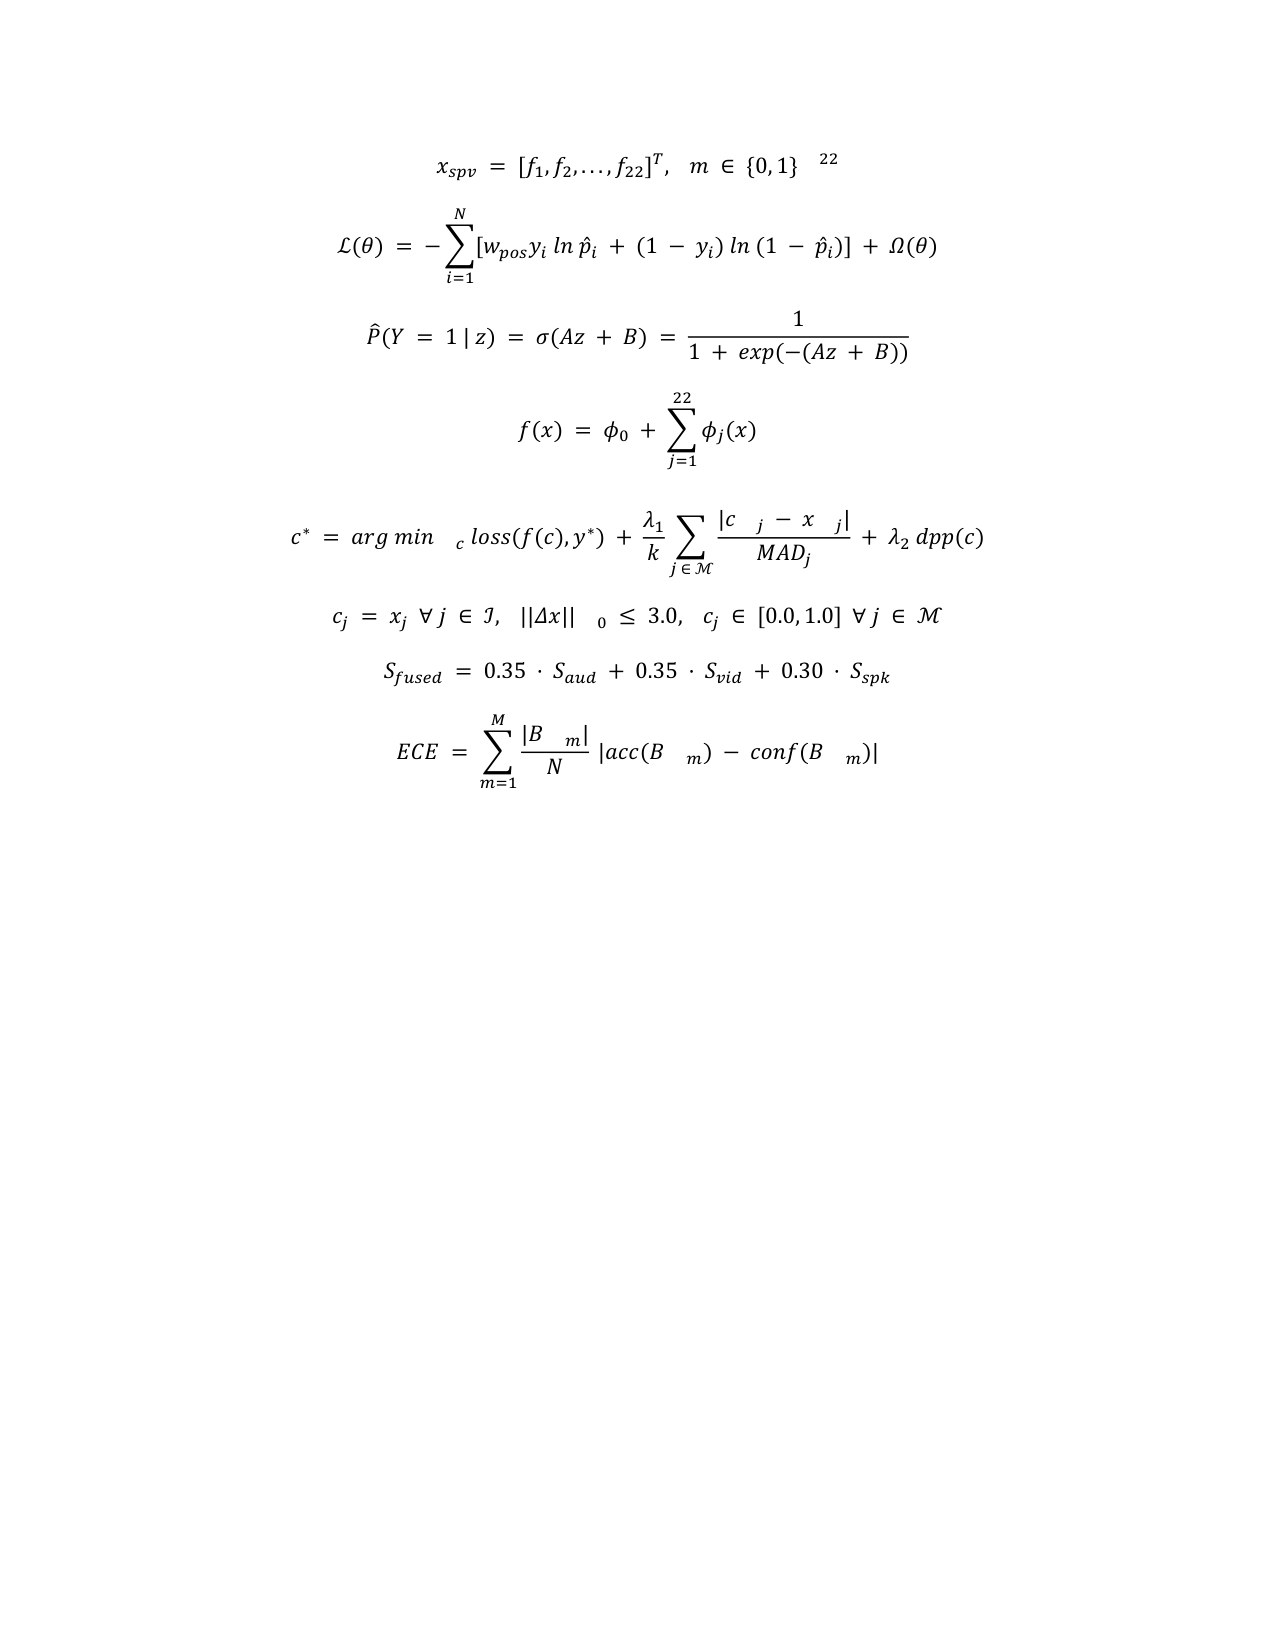

Write Python code to recreate this figure.
import os
import docx
from docx.oxml import parse_xml

doc = docx.Document()

eqs = [
    # Eq 1
    ("""<m:oMathPara xmlns:m="http://schemas.openxmlformats.org/officeDocument/2006/math">
      <m:oMath>
        <m:sSub><m:e><m:r><m:t>x</m:t></m:r></m:e><m:sub><m:r><m:t>spv</m:t></m:r></m:sub></m:sSub>
        <m:r><m:t> = [</m:t></m:r>
        <m:sSub><m:e><m:r><m:t>f</m:t></m:r></m:e><m:sub><m:r><m:t>1</m:t></m:r></m:sub></m:sSub><m:r><m:t>, </m:t></m:r>
        <m:sSub><m:e><m:r><m:t>f</m:t></m:r></m:e><m:sub><m:r><m:t>2</m:t></m:r></m:sub></m:sSub><m:r><m:t>, ..., </m:t></m:r>
        <m:sSub><m:e><m:r><m:t>f</m:t></m:r></m:e><m:sub><m:r><m:t>22</m:t></m:r></m:sub></m:sSub>
        <m:sSup><m:e><m:r><m:t>]</m:t></m:r></m:e><m:sup><m:r><m:t>T</m:t></m:r></m:sup></m:sSup>
        <m:r><m:t>,    m &#8712; {0, 1}</m:t></m:r>
        <m:sSup><m:e><m:r><m:t></m:t></m:r></m:e><m:sup><m:r><m:t>22</m:t></m:r></m:sup></m:sSup>
      </m:oMath>
    </m:oMathPara>""", 1),

    # Eq 2
    ("""<m:oMathPara xmlns:m="http://schemas.openxmlformats.org/officeDocument/2006/math">
      <m:oMath>
        <m:r><m:t>&#8466;(&#952;) = -</m:t></m:r>
        <m:nary>
          <m:naryPr><m:chr m:val="&#8721;"/><m:limLoc m:val="undOvr"/></m:naryPr>
          <m:sub><m:r><m:t>i=1</m:t></m:r></m:sub>
          <m:sup><m:r><m:t>N</m:t></m:r></m:sup>
          <m:e>
            <m:r><m:t>[</m:t></m:r>
            <m:sSub><m:e><m:r><m:t>w</m:t></m:r></m:e><m:sub><m:r><m:t>pos</m:t></m:r></m:sub></m:sSub>
            <m:sSub><m:e><m:r><m:t>y</m:t></m:r></m:e><m:sub><m:r><m:t>i</m:t></m:r></m:sub></m:sSub>
            <m:r><m:t> ln </m:t></m:r>
            <m:sSub><m:e><m:acc><m:accPr><m:chr m:val="&#770;"/></m:accPr><m:e><m:r><m:t>p</m:t></m:r></m:e></m:acc></m:e><m:sub><m:r><m:t>i</m:t></m:r></m:sub></m:sSub>
            <m:r><m:t> + (1 - </m:t></m:r>
            <m:sSub><m:e><m:r><m:t>y</m:t></m:r></m:e><m:sub><m:r><m:t>i</m:t></m:r></m:sub></m:sSub>
            <m:r><m:t>) ln (1 - </m:t></m:r>
            <m:sSub><m:e><m:acc><m:accPr><m:chr m:val="&#770;"/></m:accPr><m:e><m:r><m:t>p</m:t></m:r></m:e></m:acc></m:e><m:sub><m:r><m:t>i</m:t></m:r></m:sub></m:sSub>
            <m:r><m:t>)]</m:t></m:r>
          </m:e>
        </m:nary>
        <m:r><m:t> + &#937;(&#952;)</m:t></m:r>
      </m:oMath>
    </m:oMathPara>""", 2),

    # Eq 3
    ("""<m:oMathPara xmlns:m="http://schemas.openxmlformats.org/officeDocument/2006/math">
      <m:oMath>
        <m:acc><m:accPr><m:chr m:val="&#770;"/></m:accPr><m:e><m:r><m:t>P</m:t></m:r></m:e></m:acc>
        <m:r><m:t>(Y = 1 | z) = &#963;(Az + B) = </m:t></m:r>
        <m:f>
          <m:num><m:r><m:t>1</m:t></m:r></m:num>
          <m:den><m:r><m:t>1 + exp(-(Az + B))</m:t></m:r></m:den>
        </m:f>
      </m:oMath>
    </m:oMathPara>""", 3),

    # Eq 4
    ("""<m:oMathPara xmlns:m="http://schemas.openxmlformats.org/officeDocument/2006/math">
      <m:oMath>
        <m:r><m:t>f(x) = </m:t></m:r>
        <m:sSub><m:e><m:r><m:t>&#981;</m:t></m:r></m:e><m:sub><m:r><m:t>0</m:t></m:r></m:sub></m:sSub>
        <m:r><m:t> + </m:t></m:r>
        <m:nary>
          <m:naryPr><m:chr m:val="&#8721;"/><m:limLoc m:val="undOvr"/></m:naryPr>
          <m:sub><m:r><m:t>j=1</m:t></m:r></m:sub>
          <m:sup><m:r><m:t>22</m:t></m:r></m:sup>
          <m:e>
            <m:sSub><m:e><m:r><m:t>&#981;</m:t></m:r></m:e><m:sub><m:r><m:t>j</m:t></m:r></m:sub></m:sSub>
            <m:r><m:t>(x)</m:t></m:r>
          </m:e>
        </m:nary>
      </m:oMath>
    </m:oMathPara>""", 4),

    # Eq 5
    ("""<m:oMathPara xmlns:m="http://schemas.openxmlformats.org/officeDocument/2006/math">
      <m:oMath>
        <m:sSup><m:e><m:r><m:t>c</m:t></m:r></m:e><m:sup><m:r><m:t>*</m:t></m:r></m:sup></m:sSup>
        <m:r><m:t> = arg min</m:t></m:r>
        <m:sSub><m:e><m:r><m:t></m:t></m:r></m:e><m:sub><m:r><m:t>c</m:t></m:r></m:sub></m:sSub>
        <m:r><m:t> loss(f(c), </m:t></m:r>
        <m:sSup><m:e><m:r><m:t>y</m:t></m:r></m:e><m:sup><m:r><m:t>*</m:t></m:r></m:sup></m:sSup>
        <m:r><m:t>) + </m:t></m:r>
        <m:f>
          <m:num><m:sSub><m:e><m:r><m:t>&#955;</m:t></m:r></m:e><m:sub><m:r><m:t>1</m:t></m:r></m:sub></m:sSub></m:num>
          <m:den><m:r><m:t>k</m:t></m:r></m:den>
        </m:f>
        <m:nary>
          <m:naryPr><m:chr m:val="&#8721;"/><m:limLoc m:val="undOvr"/></m:naryPr>
          <m:sub><m:r><m:t>j &#8712; &#8499;</m:t></m:r></m:sub>
          <m:sup><m:r><m:t></m:t></m:r></m:sup>
          <m:e>
            <m:f>
              <m:num><m:r><m:t>|c</m:t></m:r><m:sSub><m:e><m:r><m:t></m:t></m:r></m:e><m:sub><m:r><m:t>j</m:t></m:r></m:sub></m:sSub><m:r><m:t> - x</m:t></m:r><m:sSub><m:e><m:r><m:t></m:t></m:r></m:e><m:sub><m:r><m:t>j</m:t></m:r></m:sub></m:sSub><m:r><m:t>|</m:t></m:r></m:num>
              <m:den><m:sSub><m:e><m:r><m:t>MAD</m:t></m:r></m:e><m:sub><m:r><m:t>j</m:t></m:r></m:sub></m:sSub></m:den>
            </m:f>
          </m:e>
        </m:nary>
        <m:r><m:t> + </m:t></m:r>
        <m:sSub><m:e><m:r><m:t>&#955;</m:t></m:r></m:e><m:sub><m:r><m:t>2</m:t></m:r></m:sub></m:sSub>
        <m:r><m:t> dpp(c)</m:t></m:r>
      </m:oMath>
    </m:oMathPara>""", 5),

    # Eq 6
    ("""<m:oMathPara xmlns:m="http://schemas.openxmlformats.org/officeDocument/2006/math">
      <m:oMath>
        <m:sSub><m:e><m:r><m:t>c</m:t></m:r></m:e><m:sub><m:r><m:t>j</m:t></m:r></m:sub></m:sSub>
        <m:r><m:t> = </m:t></m:r>
        <m:sSub><m:e><m:r><m:t>x</m:t></m:r></m:e><m:sub><m:r><m:t>j</m:t></m:r></m:sub></m:sSub>
        <m:r><m:t>  &#8704; j &#8712; &#8464;,    ||&#916;x||</m:t></m:r>
        <m:sSub><m:e><m:r><m:t></m:t></m:r></m:e><m:sub><m:r><m:t>0</m:t></m:r></m:sub></m:sSub>
        <m:r><m:t> &#8804; 3.0,    </m:t></m:r>
        <m:sSub><m:e><m:r><m:t>c</m:t></m:r></m:e><m:sub><m:r><m:t>j</m:t></m:r></m:sub></m:sSub>
        <m:r><m:t> &#8712; [0.0, 1.0]  &#8704; j &#8712; &#8499;</m:t></m:r>
      </m:oMath>
    </m:oMathPara>""", 6),

    # Eq 7
    ("""<m:oMathPara xmlns:m="http://schemas.openxmlformats.org/officeDocument/2006/math">
      <m:oMath>
        <m:sSub><m:e><m:r><m:t>S</m:t></m:r></m:e><m:sub><m:r><m:t>fused</m:t></m:r></m:sub></m:sSub>
        <m:r><m:t> = 0.35 &#183; </m:t></m:r>
        <m:sSub><m:e><m:r><m:t>S</m:t></m:r></m:e><m:sub><m:r><m:t>aud</m:t></m:r></m:sub></m:sSub>
        <m:r><m:t> + 0.35 &#183; </m:t></m:r>
        <m:sSub><m:e><m:r><m:t>S</m:t></m:r></m:e><m:sub><m:r><m:t>vid</m:t></m:r></m:sub></m:sSub>
        <m:r><m:t> + 0.30 &#183; </m:t></m:r>
        <m:sSub><m:e><m:r><m:t>S</m:t></m:r></m:e><m:sub><m:r><m:t>spk</m:t></m:r></m:sub></m:sSub>
      </m:oMath>
    </m:oMathPara>""", 7),

    # Eq 8
    ("""<m:oMathPara xmlns:m="http://schemas.openxmlformats.org/officeDocument/2006/math">
      <m:oMath>
        <m:r><m:t>ECE = </m:t></m:r>
        <m:nary>
          <m:naryPr><m:chr m:val="&#8721;"/><m:limLoc m:val="undOvr"/></m:naryPr>
          <m:sub><m:r><m:t>m=1</m:t></m:r></m:sub>
          <m:sup><m:r><m:t>M</m:t></m:r></m:sup>
          <m:e>
            <m:f>
              <m:num><m:r><m:t>|B</m:t></m:r><m:sSub><m:e><m:r><m:t></m:t></m:r></m:e><m:sub><m:r><m:t>m</m:t></m:r></m:sub></m:sSub><m:r><m:t>|</m:t></m:r></m:num>
              <m:den><m:r><m:t>N</m:t></m:r></m:den>
            </m:f>
            <m:r><m:t> |acc(B</m:t></m:r><m:sSub><m:e><m:r><m:t></m:t></m:r></m:e><m:sub><m:r><m:t>m</m:t></m:r></m:sub></m:sSub><m:r><m:t>) - conf(B</m:t></m:r><m:sSub><m:e><m:r><m:t></m:t></m:r></m:e><m:sub><m:r><m:t>m</m:t></m:r></m:sub></m:sSub><m:r><m:t>)|</m:t></m:r>
          </m:e>
        </m:nary>
      </m:oMath>
    </m:oMathPara>""", 8),
]

for xml_str, num in eqs:
    p = doc.add_paragraph()
    p._p.append(parse_xml(xml_str))

doc.save('test_all_eqs.docx')
print('Successfully saved test_all_eqs.docx with 8 equations!')
